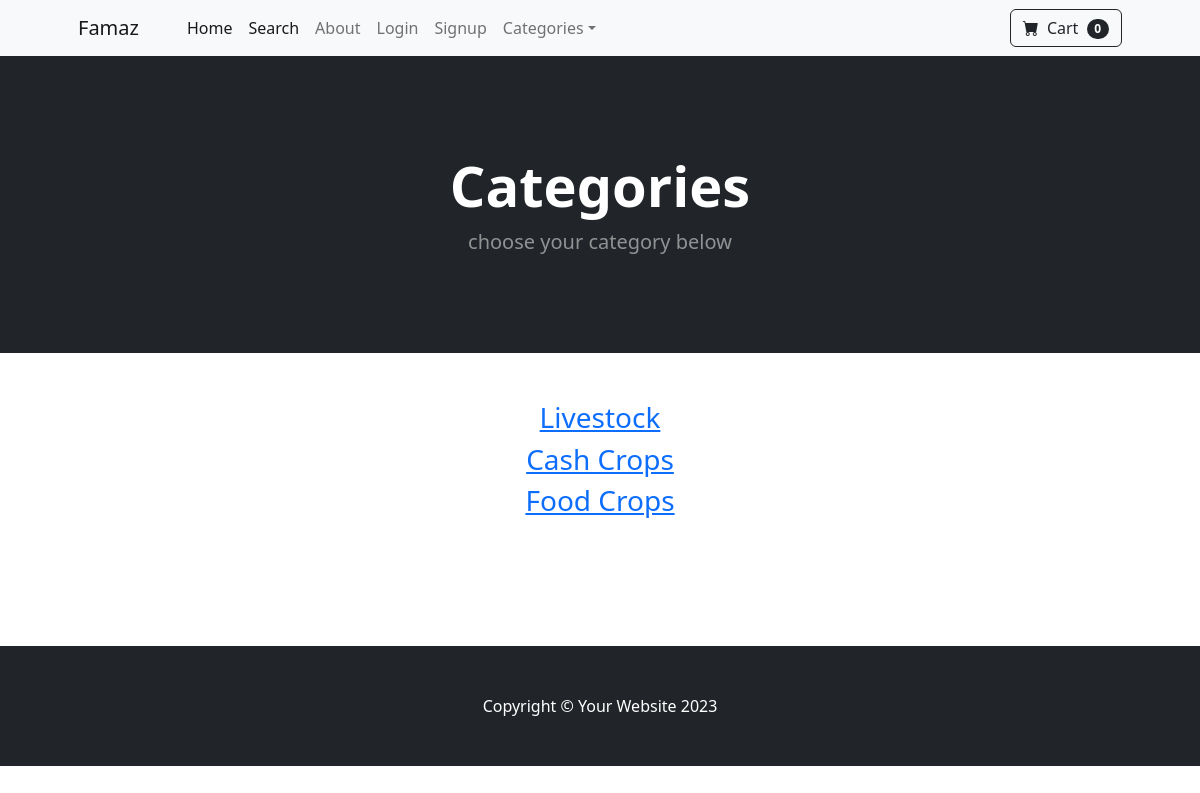
The app's page /category_summary with its own data.
### core/models.py (models this page shows)
class Category(models.Model):
    name = models.CharField(max_length=50)
    def __str__(self):
        return self.name
    class Meta:
        verbose_name_plural = "categories"

### core/views.py (the view)
# urls.py: path('category_summary', category_summary, name="category_summary"),
def category_summary(request):
    categories = Category.objects.all()
    return render(request, 'category_summary.html', {"categories":categories})

### cart/cart.py (called while the page is built)
    def __len__(self):
        return len(self.cart)

### cart/context_processors.py (called while the page is built)
def cart(request):
    return {'cart': Cart(request)}

### core/templates/category_summary.html
{% extends 'base.html' %}
{% block content %}
<header class="bg-dark py-5">
    <div class="container px-4 px-lg-5 my-5">
        <div class="text-center text-white">
            <h1 class="display-4 fw-bolder">Categories</h1>
            <p class="lead fw-normal text-white-50 mb-0">choose your category below</p>
        </div>
    </div>
</header>
<br/>
<br/>
<div class="container">
    <div class="row">
        <center>
            <div class="col-8">
{% for category in categories %}
    <h3> <a href="{% url 'category' category %}">{{category }}</a> </h3>
{% endfor %}
            </div>
        </center>
    </div>
</div>
<br/>
<br/><br/><br/><br/>
{% endblock %}

### records on screen
Category: name "Livestock"
Category: name "Cash Crops"
Category: name "Food Crops"

### other values on screen
{{ cart|length }} "0"
